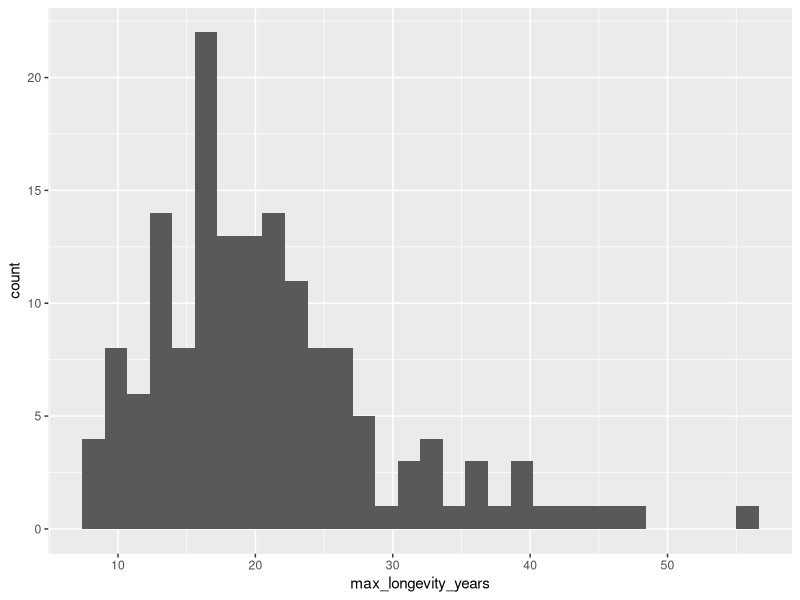
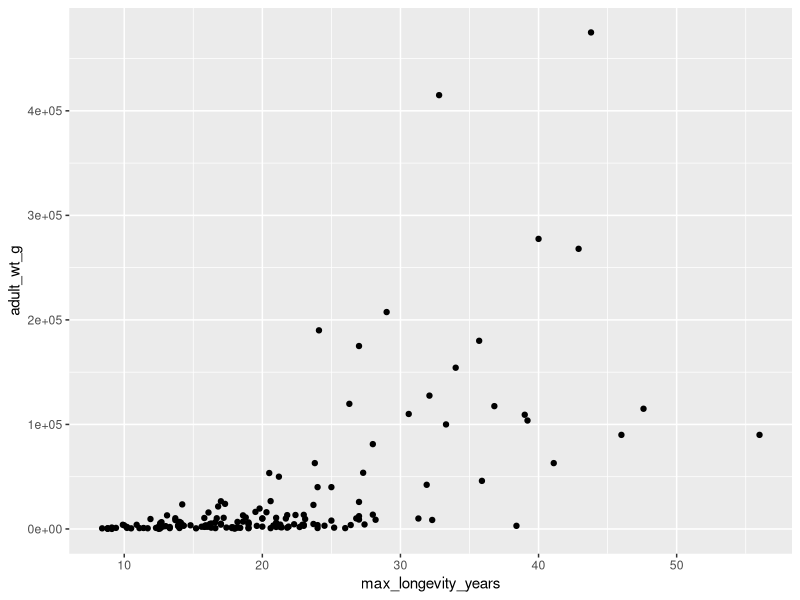

Write the R code that produced these figures, in order. (Note: this script raises an error after producing the figures.)
## ---- chunk 1
rm(list = ls())
library(here)
library(tidyverse)
critters = read.csv(here("data", "birds_and_mammals.csv"))
## ---- chunk 2
carnivores <- critters |> filter(Order == "Carnivora") |> filter(Class == "Mammalia")
## ---- chunk 3
ggplot(data = carnivores, aes(x = max_longevity_years)) +
  geom_histogram()
## ---- chunk 4
ggplot(data = carnivores, aes(x = max_longevity_years, y = adult_wt_g)) +
  geom_point()
## ---- chunk 5
carnivores |> filter(max_longevity_years == max(max_longevity_years))
critters |> filter(max_longevity_years == max(max_longevity_years))
##longest lived carnivore is the Baikal seal. Longest lived overall species is the Bowhead whale.
## ---- chunk 6
carnivores |> filter(adult_wt_g > 250000 & adult_wt_g < 300000)
## ---- chunk 7
ggplot(data = carnivores, aes(x = family, y = max_longevity_years)) +
  geom_boxplot() +
  labs()
